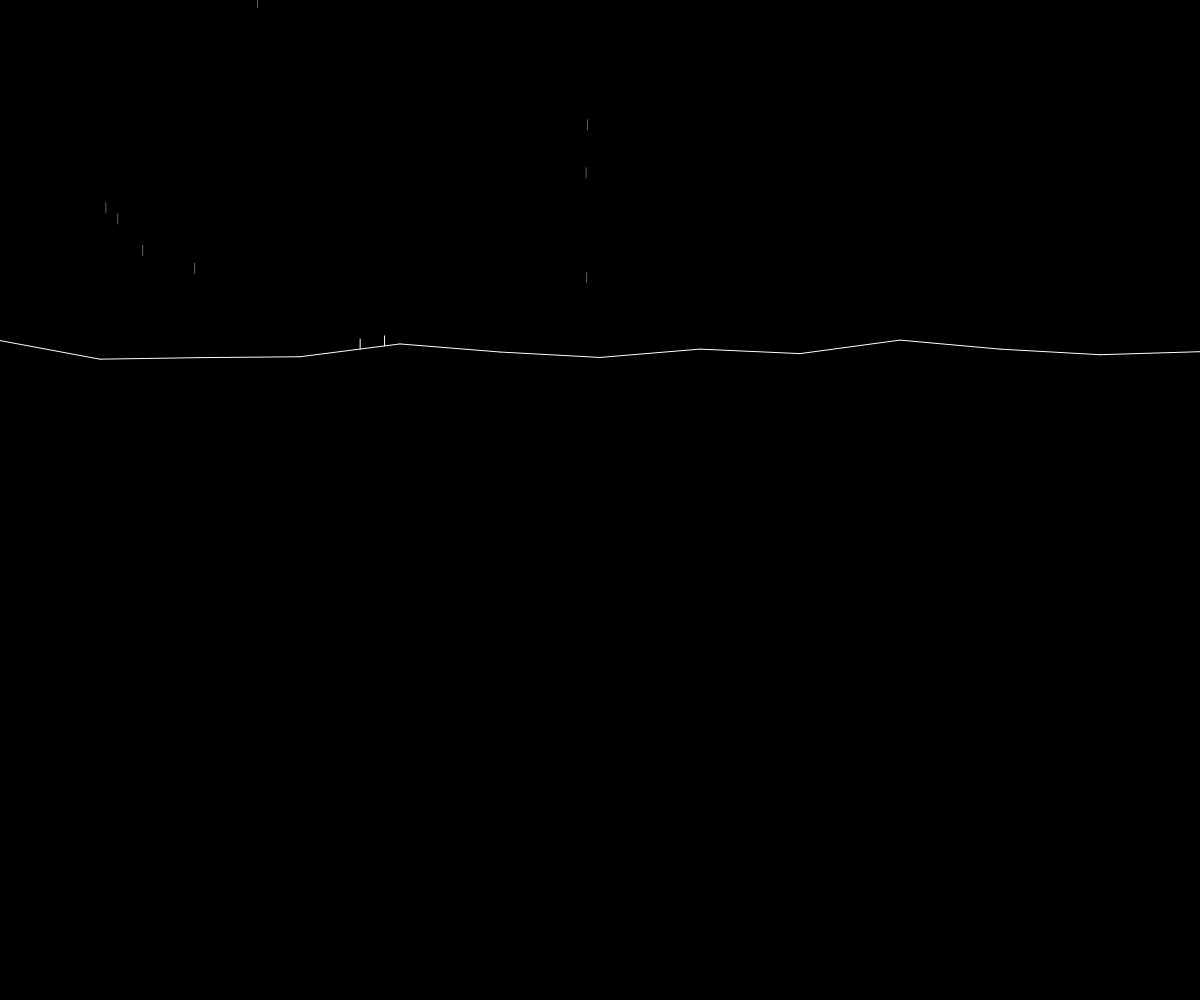
Frame 1 (no input)
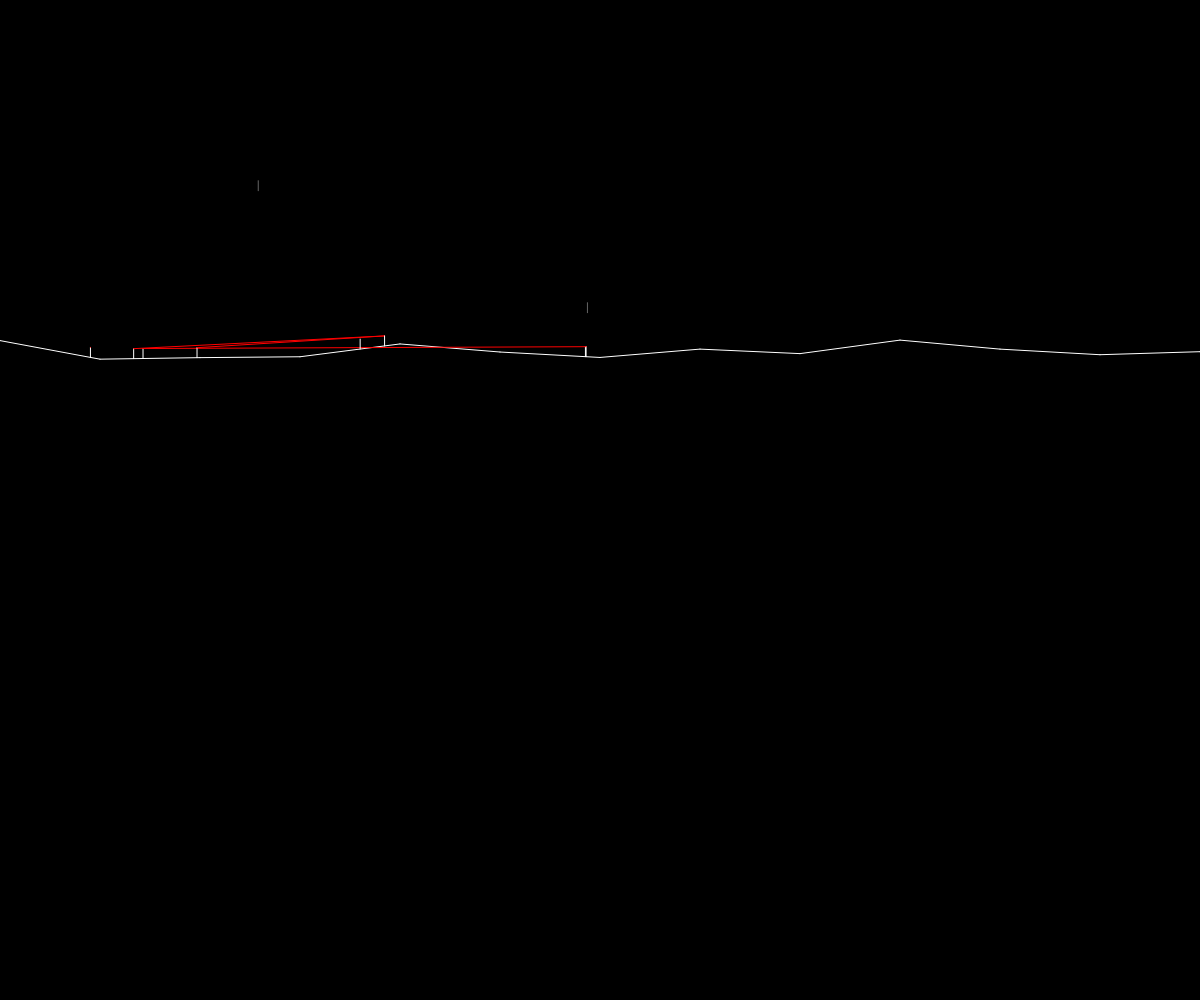
Frame 60 (no input)
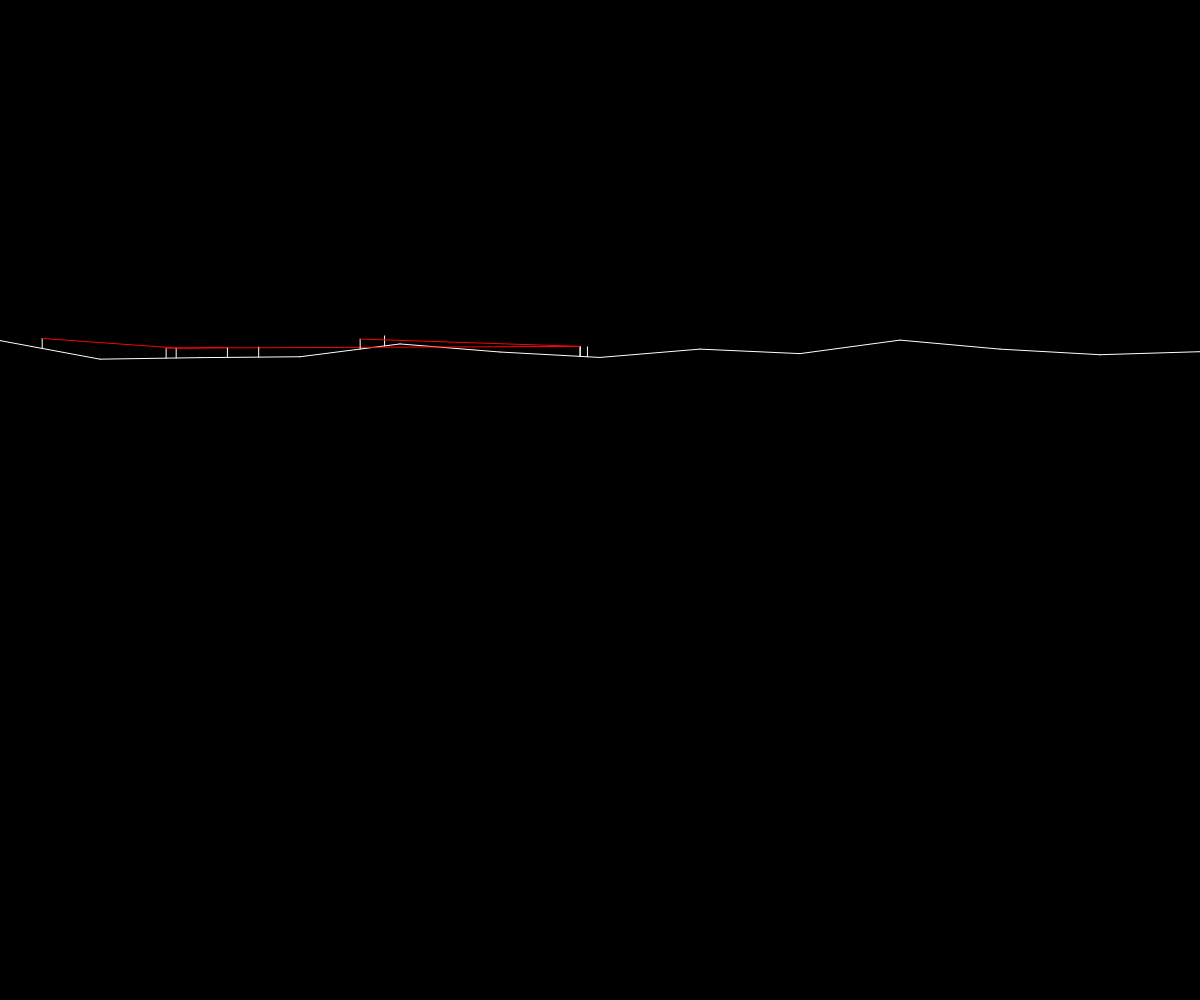
Frame 120 (the mouse pressed at the canvas centre since frame 60)

The p5.js sketch that drew these frames (run headless with seeded random() and noise() and a simulated clock; from frame 60 on, the mouse is pressed at the canvas centre):

// p5.js sketch
// ── sketch.js



const vecs = [];
let x = -100, y = HEIGHT - 40 - Math.random() * 20;
for (i = 0; i < 20; i++) {
  vecs.push(new Vec(x, y, x += 100, y = HEIGHT - 40 - Math.random() * 20));
}
const ground = new Ground(vecs);
const plebs = [];
for (i = 0; i < 10; i++) {
  plebs.push(new Pleb(Math.random() * WIDTH, Math.random() * HEIGHT));
}

// setup
function setup() {
  createCanvas(windowWidth, windowHeight);
  background(0);

  for (vec of ground.vecs) {
    stroke(255);
  }
}



// draw
function draw() {
  
  background(0);

  // update plebs
  for (pleb of plebs) {
    pleb.step();
  }

  // draw ground
  for (vec of ground.vecs) {
    stroke(255);
    line(vec.sx, vec.sy, vec.ex, vec.ey);
  }

  // draw plebs
  for (pleb of plebs) {

    // draw pleb
    stroke(pleb.shade);
    line(pleb.x, pleb.y, pleb.x, pleb.ty());

    // draw target
    if (pleb.target) {
      stroke(255, 0, 0)
      line(pleb.x, pleb.y - 10, pleb.target.tx(), pleb.target.ty());
    }
  }
  

}
// ── boid.js
const BOID_RADIUS = 20;

class Boid {
  constructor(x, y, direction, initialSpeed) {
    this.position = createVector(x, y);
    this.heading = createVector(cos(direction), sin(direction));
    this.speed = initialSpeed;
  }

  step() {
    // look at all other boids in radius
    const neighbors = boids.filter(
      boid => this.position.dist(boid.position) < BOID_RADIUS && this !== boid
    );

    // if (neighbors.includes(this)) console.log("includes");

    // separation: steer to avoid crowding local flockmates
    this.avoidVector = neighbors
      .map(boid =>
        createVector(
          this.position.x - boid.position.x,
          this.position.y - boid.position.y
        )
      ) // get position difference (normalized vec pointing away from neighbor)
      .reduce((a, b) => a.add(b), createVector()); // sum vecs
    const avoidVectorNorm = this.avoidVector.copy().normalize();
    this.heading.add(avoidVectorNorm);

    // alignment: steer towards the average heading of local flockmates
    this.avgHeading = neighbors
      .map(n => n.heading) // get headings
      .reduce((acc, heading) => acc.add(heading), createVector()) // sum headings
      .div(neighbors.length || 1); // divide by total neighbors (avg neighbor heading)
    const avgHeadingNorm = this.avgHeading.copy().normalize(); // normalize (this step is hopefully redundant)
    this.heading.add(avgHeadingNorm); // add to own heading

    // cohesion: steer to move toward the average position (center of mass) of local flockmates
    this.avgPosition = neighbors
      .map(n => n.position) // get positions
      .reduce((acc, position) => acc.add(position), createVector()) // sum positions
      .div(neighbors.length || 1); // divide by total neighbors (avg neightbor heading)
    const avgPositionNorm = this.avgPosition.copy().normalize(); // normalize
    this.heading.add(avgPositionNorm); // add to own heading

    // normalize heading
    this.heading.normalize();

    // move
    const displacement = p5.Vector.mult(this.heading, this.speed);
    this.position.add(displacement);

    // wrap
    if (this.position.x > width) this.position.x = 0;
    if (this.position.x < 0) this.position.x = width;
    if (this.position.y > height) this.position.y = 0;
    if (this.position.y < 0) this.position.y = height;
  }
}

// ── consts.js
const GRAV = 0.1;
const WIDTH = 600;
const HEIGHT = 400;
// ── gene.js
class Gene {
  constructor(vec) {
    this.vec = vec;
  }

  copy() {
    return new Gene(this.vec);
  }
}

// ── geom.js
class Vec {
  constructor(sx, sy, ex, ey) {
    this.sx = sx;
    this.sy = sy;
    this.ex = ex;
    this.ey = ey;
  }

  slope() {
    // return (ey - sy) / (ex - sx);
    return (this.ey - this.sy) / (this.ex - this.sx);
  }
}
// ── ground.js
class Ground {

  constructor(vecs) {
    this.vecs = vecs;
  }

  getY(x) {
    for (const vec of this.vecs) {
      if (x >= vec.sx && x <= vec.ex) { // found vec to collide
        return (x - vec.sx) * vec.slope() + vec.sy;
        // return vec.sy;
        // const offX = x - vec.sx;
        // return offX * vec.slope() + x;
      }
    }
    return 0;
  }
}
// ── hazard.js
class Hazard {
  
  constructor(vecs) {
    this.vecs = vecs;
  }

  getY(x) {
    for (const vec of this.vecs) {
      if (x >= vec.sx && x <= vec.ex) { // found vec to collide
        return (x - vec.sx) * vec.slope() + vec.sy;
      }
    }
    return 0;
  }
}
// ── main.css
:root {
  --desert-color: rgb(255, 238, 160);
  --wood-color: rgb(44, 94, 69);
  --sheep-color: rgb(125, 214, 73);
  --wheat-color: rgb(255, 238, 0);
  --brick-color: rgb(185, 105, 68);
  --ore-color: rgb(111, 114, 134);
  --player1-color: rgb(224, 26, 26);
  --player2-color: rgb(247, 151, 8);
  --player3-color: rgb(255, 255, 255);
  --player4-color: rgb(31, 84, 255);
}
// ── pleb.js
class Pleb {
  
  constructor(x, y) {
    this.x = x;
    this.y = y;
    this.vx = 0;
    this.vy = 0;
    this.shade = 100;
    this.target = null;
    this.MAX_WALK = 1;

  }

  tx() {
    return this.x;
  }

  ty() {
    return this.y - 10;
  }

  step() {

    // target
    if (Math.random() < 0.01) {
      this.target = plebs[Math.floor(Math.random() * plebs.length)];
    }
    if (Math.random() < 0.01) {
      this.target = null;
    }
    if (this.target) {
      if (this.x < this.target.tx()) this.vx += 0.01;
      else this.vx -= 0.01;
      // this.vx += (this.target.tx() - this.x) * ;
    }

    // jump
    if (Math.random() < 0.001) {
      this.vy -= Math.random() * 4;
    }

    // vel
    this.shade = 100;
    this.vy += GRAV
    // max vel
    if (this.vx < -this.MAX_WALK) this.vx = -this.MAX_WALK;
    else if (this.vx > this.MAX_WALK) this.vx = this.MAX_WALK;

    // vel -> pos
    this.x += this.vx
    this.y += this.vy

    // collision
    // edges
    if (this.x < 0 || this.x > WIDTH) {
      this.vx = -this.vx;
    }
    // ground
    const groundY = ground.getY(this.x);
    if (this.y > groundY) {

      // print(ground.vecs[0])
      // print(ground.getY(this.y))

      this.y = groundY;
      this.vy = 0;
      this.shade = 255;

      // this.x = Math.random() * WIDTH;
      // this.y = 0;
    }
  }
}
